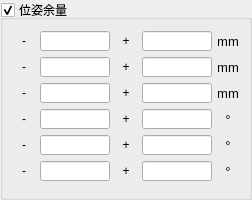
   <widget class="QGroupBox" name="poseMargin">
    <property name="geometry">
     <rect>
      <x>400</x>
      <y>590</y>
      <width>244</width>
      <height>200</height>
     </rect>
    </property>
    <property name="minimumSize">
     <size>
      <width>0</width>
      <height>200</height>
     </size>
    </property>
    <property name="maximumSize">
     <size>
      <width>320</width>
      <height>200</height>
     </size>
    </property>
    <property name="title">
     <string>位姿余量</string>
    </property>
    <property name="flat">
     <bool>false</bool>
    </property>
    <property name="checkable">
     <bool>true</bool>
    </property>
    <property name="checked">
     <bool>true</bool>
    </property>
    <layout class="QGridLayout" name="gridLayout_3">
     <item row="0" column="0">
      <widget class="QLabel" name="lab_minus1">
       <property name="minimumSize">
        <size>
         <width>20</width>
         <height>20</height>
        </size>
       </property>
       <property name="maximumSize">
        <size>
         <width>20</width>
         <height>20</height>
        </size>
       </property>
       <property name="text">
        <string>-</string>
       </property>
       <property name="alignment">
        <set>Qt::AlignCenter</set>
       </property>
      </widget>
     </item>
     <item row="0" column="1">
      <widget class="QLineEdit" name="led_minus1">
       <property name="minimumSize">
        <size>
         <width>70</width>
         <height>20</height>
        </size>
       </property>
       <property name="maximumSize">
        <size>
         <width>70</width>
         <height>20</height>
        </size>
       </property>
       <property name="text">
        <string/>
       </property>
       <property name="readOnly">
        <bool>true</bool>
       </property>
      </widget>
     </item>
     <item row="0" column="2">
      <widget class="QLabel" name="lab_plus1">
       <property name="minimumSize">
        <size>
         <width>20</width>
         <height>20</height>
        </size>
       </property>
       <property name="maximumSize">
        <size>
         <width>20</width>
         <height>20</height>
        </size>
       </property>
       <property name="text">
        <string>+</string>
       </property>
       <property name="alignment">
        <set>Qt::AlignCenter</set>
       </property>
      </widget>
     </item>
     <item row="0" column="3">
      <widget class="QLineEdit" name="led_plus1">
       <property name="minimumSize">
        <size>
         <width>70</width>
         <height>20</height>
        </size>
       </property>
       <property name="maximumSize">
        <size>
         <width>70</width>
         <height>20</height>
        </size>
       </property>
       <property name="text">
        <string/>
       </property>
       <property name="readOnly">
        <bool>true</bool>
       </property>
      </widget>
     </item>
     <item row="0" column="4">
      <widget class="QLabel" name="lab_mm4">
       <property name="minimumSize">
        <size>
         <width>20</width>
         <height>20</height>
        </size>
       </property>
       <property name="maximumSize">
        <size>
         <width>20</width>
         <height>20</height>
        </size>
       </property>
       <property name="font">
        <font>
         <pointsize>10</pointsize>
        </font>
       </property>
       <property name="text">
        <string>mm</string>
       </property>
       <property name="alignment">
        <set>Qt::AlignCenter</set>
       </property>
      </widget>
     </item>
     <item row="1" column="0">
      <widget class="QLabel" name="lab_minus2">
       <property name="minimumSize">
        <size>
         <width>20</width>
         <height>20</height>
        </size>
       </property>
       <property name="maximumSize">
        <size>
         <width>20</width>
         <height>20</height>
        </size>
       </property>
       <property name="text">
        <string>-</string>
       </property>
       <property name="alignment">
        <set>Qt::AlignCenter</set>
       </property>
      </widget>
     </item>
     <item row="1" column="1">
      <widget class="QLineEdit" name="led_minus2">
       <property name="minimumSize">
        <size>
         <width>70</width>
         <height>20</height>
        </size>
       </property>
       <property name="maximumSize">
        <size>
         <width>70</width>
         <height>20</height>
        </size>
       </property>
       <property name="text">
        <string/>
       </property>
       <property name="readOnly">
        <bool>true</bool>
       </property>
      </widget>
     </item>
     <item row="1" column="2">
      <widget class="QLabel" name="lab_plus2">
       <property name="minimumSize">
        <size>
         <width>20</width>
         <height>20</height>
        </size>
       </property>
       <property name="maximumSize">
        <size>
         <width>20</width>
         <height>20</height>
        </size>
       </property>
       <property name="text">
        <string>+</string>
       </property>
       <property name="alignment">
        <set>Qt::AlignCenter</set>
       </property>
      </widget>
     </item>
     <item row="1" column="3">
      <widget class="QLineEdit" name="led_plus2">
       <property name="minimumSize">
        <size>
         <width>70</width>
         <height>20</height>
        </size>
       </property>
       <property name="maximumSize">
        <size>
         <width>70</width>
         <height>20</height>
        </size>
       </property>
       <property name="text">
        <string/>
       </property>
       <property name="readOnly">
        <bool>true</bool>
       </property>
      </widget>
     </item>
     <item row="1" column="4">
      <widget class="QLabel" name="lab_mm5">
       <property name="minimumSize">
        <size>
         <width>20</width>
         <height>20</height>
        </size>
       </property>
       <property name="maximumSize">
        <size>
         <width>20</width>
         <height>20</height>
        </size>
       </property>
       <property name="font">
        <font>
         <pointsize>10</pointsize>
        </font>
       </property>
       <property name="text">
        <string>mm</string>
       </property>
       <property name="alignment">
        <set>Qt::AlignCenter</set>
       </property>
      </widget>
     </item>
     <item row="2" column="0">
      <widget class="QLabel" name="lab_minus3">
       <property name="minimumSize">
        <size>
         <width>20</width>
         <height>20</height>
        </size>
       </property>
       <property name="maximumSize">
        <size>
         <width>20</width>
         <height>20</height>
        </size>
       </property>
       <property name="text">
        <string>-</string>
       </property>
       <property name="alignment">
        <set>Qt::AlignCenter</set>
       </property>
      </widget>
     </item>
     <item row="2" column="1">
      <widget class="QLineEdit" name="led_minus3">
       <property name="minimumSize">
        <size>
         <width>70</width>
         <height>20</height>
        </size>
       </property>
       <property name="maximumSize">
        <size>
         <width>70</width>
         <height>20</height>
        </size>
       </property>
       <property name="text">
        <string/>
       </property>
       <property name="readOnly">
        <bool>true</bool>
       </property>
      </widget>
     </item>
     <item row="2" column="2">
      <widget class="QLabel" name="lab_plus3">
       <property name="minimumSize">
        <size>
         <width>20</width>
         <height>20</height>
        </size>
       </property>
       <property name="maximumSize">
        <size>
         <width>20</width>
         <height>20</height>
        </size>
       </property>
       <property name="text">
        <string>+</string>
       </property>
       <property name="alignment">
        <set>Qt::AlignCenter</set>
       </property>
      </widget>
     </item>
     <item row="2" column="3">
      <widget class="QLineEdit" name="led_plus3">
       <property name="minimumSize">
        <size>
         <width>70</width>
         <height>20</height>
        </size>
       </property>
       <property name="maximumSize">
        <size>
         <width>70</width>
         <height>20</height>
        </size>
       </property>
       <property name="text">
        <string/>
       </property>
       <property name="readOnly">
        <bool>true</bool>
       </property>
      </widget>
     </item>
     <item row="2" column="4">
      <widget class="QLabel" name="lab_mm6">
       <property name="minimumSize">
        <size>
         <width>20</width>
         <height>20</height>
        </size>
       </property>
       <property name="maximumSize">
        <size>
         <width>20</width>
         <height>20</height>
        </size>
       </property>
       <property name="font">
        <font>
         <pointsize>10</pointsize>
        </font>
       </property>
       <property name="text">
        <string>mm</string>
       </property>
       <property name="alignment">
        <set>Qt::AlignCenter</set>
       </property>
      </widget>
     </item>
     <item row="3" column="0">
      <widget class="QLabel" name="lab_minus4">
       <property name="minimumSize">
        <size>
         <width>20</width>
         <height>20</height>
        </size>
       </property>
       <property name="maximumSize">
        <size>
         <width>20</width>
         <height>20</height>
        </size>
       </property>
       <property name="text">
        <string>-</string>
       </property>
       <property name="alignment">
        <set>Qt::AlignCenter</set>
       </property>
      </widget>
     </item>
     <item row="3" column="1">
      <widget class="QLineEdit" name="led_minus4">
       <property name="minimumSize">
        <size>
         <width>70</width>
         <height>20</height>
        </size>
       </property>
       <property name="maximumSize">
        <size>
         <width>70</width>
         <height>20</height>
        </size>
       </property>
       <property name="text">
        <string/>
       </property>
       <property name="readOnly">
        <bool>true</bool>
       </property>
      </widget>
     </item>
     <item row="3" column="2">
      <widget class="QLabel" name="lab_plus4">
       <property name="minimumSize">
        <size>
         <width>20</width>
         <height>20</height>
        </size>
       </property>
       <property name="maximumSize">
        <size>
         <width>20</width>
         <height>20</height>
        </size>
       </property>
       <property name="text">
        <string>+</string>
       </property>
       <property name="alignment">
        <set>Qt::AlignCenter</set>
       </property>
      </widget>
     </item>
     <item row="3" column="3">
      <widget class="QLineEdit" name="led_plus4">
       <property name="minimumSize">
        <size>
         <width>70</width>
         <height>20</height>
        </size>
       </property>
       <property name="maximumSize">
        <size>
         <width>70</width>
         <height>20</height>
        </size>
       </property>
       <property name="text">
        <string/>
       </property>
       <property name="readOnly">
        <bool>true</bool>
       </property>
      </widget>
     </item>
     <item row="3" column="4">
      <widget class="QLabel" name="lab_deg4">
       <property name="minimumSize">
        <size>
         <width>20</width>
         <height>20</height>
        </size>
       </property>
       <property name="maximumSize">
        <size>
         <width>20</width>
         <height>20</height>
        </size>
       </property>
       <property name="font">
        <font>
         <pointsize>10</pointsize>
        </font>
       </property>
       <property name="text">
        <string>°</string>
       </property>
       <property name="alignment">
        <set>Qt::AlignCenter</set>
       </property>
      </widget>
     </item>
     <item row="4" column="0">
      <widget class="QLabel" name="lab_minus5">
       <property name="minimumSize">
        <size>
         <width>20</width>
         <height>20</height>
        </size>
       </property>
       <property name="maximumSize">
        <size>
         <width>20</width>
         <height>20</height>
        </size>
       </property>
       <property name="text">
        <string>-</string>
       </property>
       <property name="alignment">
        <set>Qt::AlignCenter</set>
       </property>
      </widget>
     </item>
     <item row="4" column="1">
      <widget class="QLineEdit" name="led_minus5">
       <property name="minimumSize">
        <size>
         <width>70</width>
         <height>20</height>
        </size>
       </property>
       <property name="maximumSize">
        <size>
         <width>70</width>
         <height>20</height>
        </size>
       </property>
       <property name="text">
        <string/>
       </property>
       <property name="readOnly">
        <bool>true</bool>
       </property>
      </widget>
     </item>
     <item row="4" column="2">
      <widget class="QLabel" name="lab_plus5">
       <property name="minimumSize">
        <size>
         <width>20</width>
         <height>20</height>
        </size>
       </property>
       <property name="maximumSize">
        <size>
         <width>20</width>
         <height>20</height>
        </size>
       </property>
       <property name="text">
        <string>+</string>
       </property>
       <property name="alignment">
        <set>Qt::AlignCenter</set>
       </property>
      </widget>
     </item>
     <item row="4" column="3">
      <widget class="QLineEdit" name="led_plus5">
       <property name="minimumSize">
        <size>
         <width>70</width>
         <height>20</height>
        </size>
       </property>
       <property name="maximumSize">
        <size>
         <width>70</width>
         <height>20</height>
        </size>
       </property>
       <property name="text">
        <string/>
       </property>
       <property name="readOnly">
        <bool>true</bool>
       </property>
      </widget>
     </item>
     <item row="4" column="4">
      <widget class="QLabel" name="lab_deg5">
       <property name="minimumSize">
        <size>
         <width>20</width>
         <height>20</height>
        </size>
       </property>
       <property name="maximumSize">
        <size>
         <width>20</width>
         <height>20</height>
        </size>
       </property>
       <property name="font">
        <font>
         <pointsize>10</pointsize>
        </font>
       </property>
       <property name="text">
        <string>°</string>
       </property>
       <property name="alignment">
        <set>Qt::AlignCenter</set>
       </property>
      </widget>
     </item>
     <item row="5" column="0">
      <widget class="QLabel" name="lab_minus6">
       <property name="minimumSize">
        <size>
         <width>20</width>
         <height>20</height>
        </size>
       </property>
       <property name="maximumSize">
        <size>
         <width>20</width>
         <height>20</height>
        </size>
       </property>
       <property name="text">
        <string>-</string>
       </property>
       <property name="alignment">
        <set>Qt::AlignCenter</set>
       </property>
      </widget>
     </item>
     <item row="5" column="1">
      <widget class="QLineEdit" name="led_minus6">
       <property name="minimumSize">
        <size>
         <width>70</width>
         <height>20</height>
        </size>
       </property>
       <property name="maximumSize">
        <size>
         <width>70</width>
         <height>20</height>
        </size>
       </property>
       <property name="text">
        <string/>
       </property>
       <property name="readOnly">
        <bool>true</bool>
       </property>
      </widget>
     </item>
     <item row="5" column="2">
      <widget class="QLabel" name="lab_plus6">
       <property name="minimumSize">
        <size>
         <width>20</width>
         <height>20</height>
        </size>
       </property>
       <property name="maximumSize">
        <size>
         <width>20</width>
         <height>20</height>
        </size>
       </property>
       <property name="text">
        <string>+</string>
       </property>
       <property name="alignment">
        <set>Qt::AlignCenter</set>
       </property>
      </widget>
     </item>
     <item row="5" column="3">
      <widget class="QLineEdit" name="led_plus6">
       <property name="minimumSize">
        <size>
         <width>70</width>
         <height>20</height>
        </size>
       </property>
       <property name="maximumSize">
        <size>
         <width>70</width>
         <height>20</height>
        </size>
       </property>
       <property name="text">
        <string/>
       </property>
       <property name="readOnly">
        <bool>true</bool>
       </property>
      </widget>
     </item>
     <item row="5" column="4">
      <widget class="QLabel" name="lab_deg6">
       <property name="minimumSize">
        <size>
         <width>20</width>
         <height>20</height>
        </size>
       </property>
       <property name="maximumSize">
        <size>
         <width>20</width>
         <height>20</height>
        </size>
       </property>
       <property name="font">
        <font>
         <pointsize>10</pointsize>
        </font>
       </property>
       <property name="text">
        <string>°</string>
       </property>
       <property name="alignment">
        <set>Qt::AlignCenter</set>
       </property>
      </widget>
     </item>
    </layout>
   </widget>
